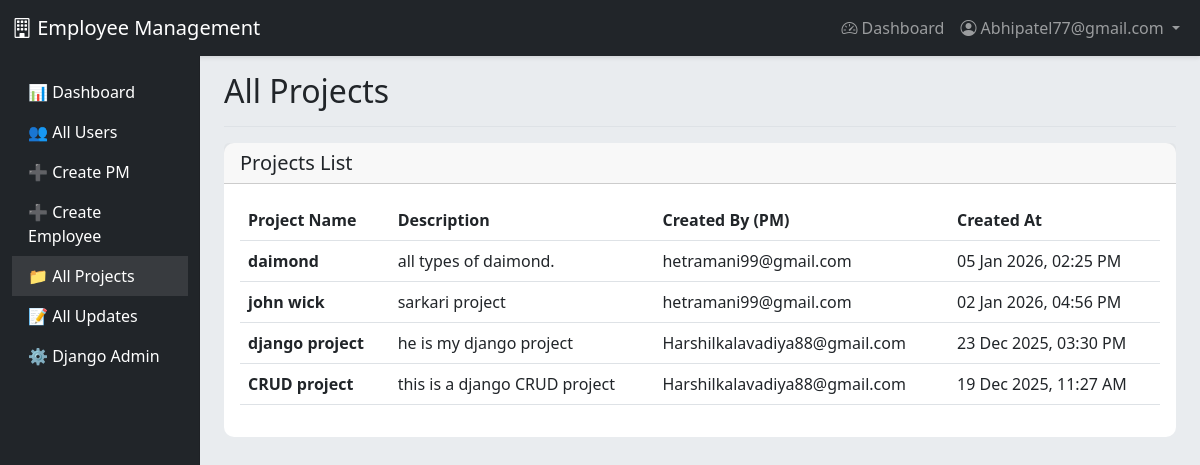
Page /projects/ (signed in) on the earlier database version.
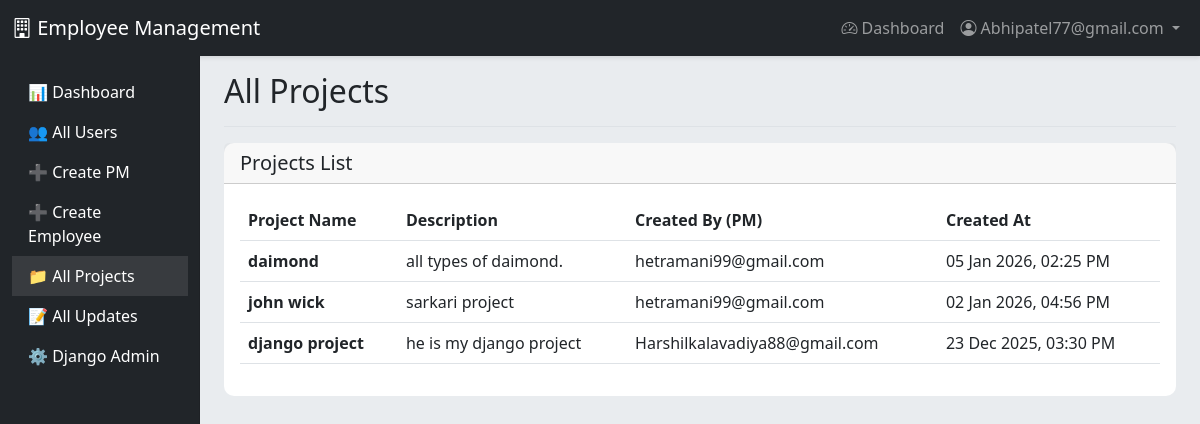
Same page on the later database version.
### accounts/models.py (models this page shows, shortened)
class Project(models.Model):
    name = models.CharField(max_length=200)
    description = models.TextField(blank=True)
    created_by = models.ForeignKey(User, on_delete=models.CASCADE, limit_choices_to={'role': 'PM'}, related_name='projects')
    created_at = models.DateTimeField(auto_now_add=True)
    updated_at = models.DateTimeField(auto_now=True)
    class Meta:
        db_table = 'projects'
        ordering = ['-created_at']
        verbose_name = 'Project'
        verbose_name_plural = 'Projects'

class User(AbstractUser):
    ROLE_CHOICES = (
        ('EMPLOYEE', 'Employee'),
        ('PM', 'Project Manager'),
        ('ADMIN', 'Admin'),
    )
    username = None
    email = models.EmailField(unique=True)
    role = models.CharField(max_length=10, choices=ROLE_CHOICES, default='EMPLOYEE')
    profile_image = models.ImageField(upload_to='profiles/', null=True, blank=True)
    is_verified = models.BooleanField(default=False)
    verification_token = models.CharField(max_length=100, blank=True)
    created_by = models.ForeignKey('self', on_delete=models.SET_NULL, null=True, blank=True, related_name='created_users')
    USERNAME_FIELD = 'email'
    REQUIRED_FIELDS = []
    objects = UserManager()
    class Meta:
        db_table = 'users'
        verbose_name = 'User'
        verbose_name_plural = 'Users'

### accounts/views.py (the view)
    def wrapper(request, *args, **kwargs):
        if not request.user.is_authenticated or request.user.role != 'ADMIN':
            messages.error(request, 'Access denied. Admin only.')
            return redirect('dashboard')
        return view_func(request, *args, **kwargs)

### accounts/views.py (called while the page is built)
def admin_required(view_func):
    def wrapper(request, *args, **kwargs):
        if not request.user.is_authenticated or request.user.role != 'ADMIN':
            messages.error(request, 'Access denied. Admin only.')
            return redirect('dashboard')
        return view_func(request, *args, **kwargs)
    return wrapper

@login_required
@admin_required
def admin_projects_list(request):
    projects = Project.objects.all().order_by('-created_at')
    return render(request, 'admin_projects_list.html', {'projects': projects})

### accounts/templates/admin_projects_list.html (shortened to what this page needs)
{% extends 'base.html' %}
{% load static %}
{% block content %}
<div class="container-fluid">
    <div class="row">
        <nav class="col-md-2 d-md-block bg-dark sidebar vh-100 position-fixed" style="top: 56px;">
            <div class="position-sticky pt-3">
                <ul class="nav flex-column">
                    <li class="nav-item">
                        <a class="nav-link text-white" href="{% url 'dashboard' %}">
                            📊 Dashboard
                        </a>
                    </li>
                    <li class="nav-item">
                        <a class="nav-link text-white" href="{% url 'admin_users_list' %}">
                            👥 All Users
                        </a>
                    </li>
                    <li class="nav-item">
                        <a class="nav-link text-white" href="{% url 'pm_create' %}">
                            ➕ Create PM
                        </a>
                    </li>
                    <li class="nav-item">
                        <a class="nav-link text-white" href="{% url 'admin_create_employee' %}">
                            ➕ Create Employee
                        </a>
                    </li>
                    <li class="nav-item">
                        <a class="nav-link text-white active" href="{% url 'admin_projects_list' %}">
                            📁 All Projects
                        </a>
                    </li>
                    <li class="nav-item">
                        <a class="nav-link text-white" href="{% url 'admin_updates_list' %}">
                            📝 All Updates
                        </a>
                    </li>
                    <li class="nav-item">
                        <a class="nav-link text-white" href="/admin/" target="_blank">
                            ⚙️ Django Admin
                        </a>
                    </li>
                </ul>
            </div>
        </nav>
        <main class="col-md-10 ms-sm-auto px-md-4" style="margin-left: 16.66667%;">
            <div class="d-flex justify-content-between flex-wrap flex-md-nowrap align-items-center pt-3 pb-2 mb-3 border-bottom">
                <h1 class="h2">All Projects</h1>
            </div>
            <div class="card">
                <div class="card-header">
                    <h5 class="mb-0">Projects List</h5>
                </div>
                <div class="card-body">
                    <div class="table-responsive">
                        <table class="table table-hover">
                            <thead>
                                <tr>
                                    <th>Project Name</th>
                                    <th>Description</th>
                                    <th>Created By (PM)</th>
                                    <th>Created At</th>
                                </tr>
                            </thead>
                            <tbody>
                                {% for project in projects %}
                                <tr>
                                    <td><strong>{{ project.name }}</strong></td>
                                    <td>{{ project.description|truncatewords:20 }}</td>
                                    <td>{{ project.created_by.email }}</td>
                                    <td>{{ project.created_at|date:"d M Y, h:i A" }}</td>
                                </tr>
                                {% empty %}
                                <tr>
                                    <td colspan="4" class="text-center text-muted">
                                        No projects created yet
                                    </td>
                                </tr>
                                {% endfor %}
                            </tbody>
                        </table>
                    </div>
                </div>
            </div>
        </main>
    </div>
</div>
{% endblock %}

Differences in the rows shown:
removed Project: name "CRUD project", description "this is a django CRUD project", created_by.email "Harshilkalavadiya88@gmail.com", created_at "19 Dec 2025, 11:27 AM"
